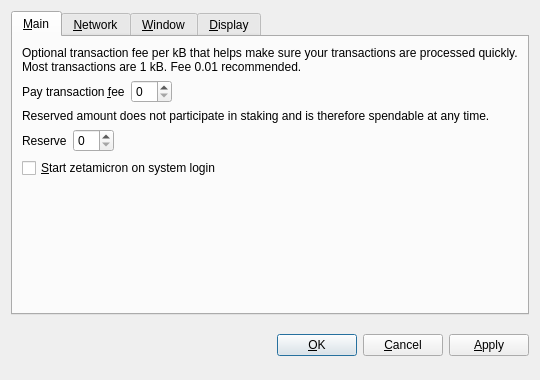
<?xml version="1.0" encoding="UTF-8"?>
<ui version="4.0">
 <class>OptionsDialog</class>
 <widget class="QDialog" name="OptionsDialog">
  <property name="geometry">
   <rect>
    <x>0</x>
    <y>0</y>
    <width>540</width>
    <height>380</height>
   </rect>
  </property>
  <property name="windowTitle">
   <string>Options</string>
  </property>
  <property name="modal">
   <bool>true</bool>
  </property>
  <layout class="QVBoxLayout" name="verticalLayout">
   <item>
    <widget class="QTabWidget" name="tabWidget">
     <property name="tabPosition">
      <enum>QTabWidget::North</enum>
     </property>
     <property name="currentIndex">
      <number>0</number>
     </property>
     <widget class="QWidget" name="tabMain">
      <attribute name="title">
       <string>&amp;Main</string>
      </attribute>
      <layout class="QVBoxLayout" name="verticalLayout_Main">
       <item>
        <widget class="QLabel" name="transactionFeeInfoLabel">
         <property name="text">
          <string>Optional transaction fee per kB that helps make sure your transactions are processed quickly. Most transactions are 1 kB. Fee 0.01 recommended.</string>
         </property>
         <property name="textFormat">
          <enum>Qt::PlainText</enum>
         </property>
         <property name="wordWrap">
          <bool>true</bool>
         </property>
        </widget>
       </item>
       <item>
        <layout class="QHBoxLayout" name="horizontalLayoutFee">
         <item>
          <widget class="QLabel" name="transactionFeeLabel">
           <property name="text">
            <string>Pay transaction &amp;fee</string>
           </property>
           <property name="textFormat">
            <enum>Qt::PlainText</enum>
           </property>
           <property name="buddy">
            <cstring>transactionFee</cstring>
           </property>
          </widget>
         </item>
         <item>
          <widget class="BitcoinAmountField" name="transactionFee"/>
         </item>
         <item>
          <spacer name="horizontalSpacerFee">
           <property name="orientation">
            <enum>Qt::Horizontal</enum>
           </property>
           <property name="sizeHint" stdset="0">
            <size>
             <width>40</width>
             <height>20</height>
            </size>
           </property>
          </spacer>
         </item>
        </layout>
       </item>
       <item>
        <widget class="QLabel" name="reserveBalanceInfoLabel">
         <property name="text">
          <string>Reserved amount does not participate in staking and is therefore spendable at any time.</string>
         </property>
         <property name="textFormat">
          <enum>Qt::PlainText</enum>
         </property>
         <property name="wordWrap">
          <bool>true</bool>
         </property>
        </widget>
       </item>
       <item>
        <layout class="QHBoxLayout" name="horizontalLayoutReserveBalance">
         <item>
          <widget class="QLabel" name="reserveBalanceLabel">
           <property name="text">
            <string>Reserve</string>
           </property>
           <property name="textFormat">
            <enum>Qt::PlainText</enum>
           </property>
           <property name="buddy">
            <cstring>reserveBalance</cstring>
           </property>
          </widget>
         </item>
         <item>
          <widget class="BitcoinAmountField" name="reserveBalance"/>
         </item>
         <item>
          <spacer name="horizontalSpacerReserveBalance">
           <property name="orientation">
            <enum>Qt::Horizontal</enum>
           </property>
           <property name="sizeHint" stdset="0">
            <size>
             <width>40</width>
             <height>20</height>
            </size>
           </property>
          </spacer>
         </item>
        </layout>
       </item>
       <item>
        <widget class="QCheckBox" name="bitcoinAtStartup">
         <property name="toolTip">
          <string>Automatically start zetamicron after logging in to the system.</string>
         </property>
         <property name="text">
          <string>&amp;Start zetamicron on system login</string>
         </property>
        </widget>
       </item>
       <item>
        <spacer name="verticalSpacer_Main">
         <property name="orientation">
          <enum>Qt::Vertical</enum>
         </property>
         <property name="sizeHint" stdset="0">
          <size>
           <width>20</width>
           <height>40</height>
          </size>
         </property>
        </spacer>
       </item>
      </layout>
     </widget>
     <widget class="QWidget" name="tabNetwork">
      <attribute name="title">
       <string>&amp;Network</string>
      </attribute>
      <layout class="QVBoxLayout" name="verticalLayout_Network">
       <item>
        <widget class="QCheckBox" name="mapPortUpnp">
         <property name="toolTip">
          <string>Automatically open the zetamicron client port on the router. This only works when your router supports UPnP and it is enabled.</string>
         </property>
         <property name="text">
          <string>Map port using &amp;UPnP</string>
         </property>
        </widget>
       </item>
       <item>
        <widget class="QCheckBox" name="connectSocks">
         <property name="toolTip">
          <string>Connect to the zetamicron network through a SOCKS proxy (e.g. when connecting through Tor).</string>
         </property>
         <property name="text">
          <string>&amp;Connect through SOCKS proxy:</string>
         </property>
        </widget>
       </item>
       <item>
        <layout class="QHBoxLayout" name="horizontalLayout_Network">
         <item>
          <widget class="QLabel" name="proxyIpLabel">
           <property name="text">
            <string>Proxy &amp;IP:</string>
           </property>
           <property name="textFormat">
            <enum>Qt::PlainText</enum>
           </property>
           <property name="buddy">
            <cstring>proxyIp</cstring>
           </property>
          </widget>
         </item>
         <item>
          <widget class="QValidatedLineEdit" name="proxyIp">
           <property name="maximumSize">
            <size>
             <width>140</width>
             <height>16777215</height>
            </size>
           </property>
           <property name="toolTip">
            <string>IP address of the proxy (e.g. 127.0.0.1)</string>
           </property>
          </widget>
         </item>
         <item>
          <widget class="QLabel" name="proxyPortLabel">
           <property name="text">
            <string>&amp;Port:</string>
           </property>
           <property name="textFormat">
            <enum>Qt::PlainText</enum>
           </property>
           <property name="buddy">
            <cstring>proxyPort</cstring>
           </property>
          </widget>
         </item>
         <item>
          <widget class="QLineEdit" name="proxyPort">
           <property name="maximumSize">
            <size>
             <width>55</width>
             <height>16777215</height>
            </size>
           </property>
           <property name="toolTip">
            <string>Port of the proxy (e.g. 9050)</string>
           </property>
          </widget>
         </item>
         <item>
          <widget class="QLabel" name="socksVersionLabel">
           <property name="text">
            <string>SOCKS &amp;Version:</string>
           </property>
           <property name="textFormat">
            <enum>Qt::PlainText</enum>
           </property>
           <property name="buddy">
            <cstring>socksVersion</cstring>
           </property>
          </widget>
         </item>
         <item>
          <widget class="QValueComboBox" name="socksVersion">
           <property name="toolTip">
            <string>SOCKS version of the proxy (e.g. 5)</string>
           </property>
          </widget>
         </item>
         <item>
          <spacer name="horizontalSpacer_Network">
           <property name="orientation">
            <enum>Qt::Horizontal</enum>
           </property>
           <property name="sizeHint" stdset="0">
            <size>
             <width>40</width>
             <height>20</height>
            </size>
           </property>
          </spacer>
         </item>
        </layout>
       </item>
       <item>
        <spacer name="verticalSpacer_Network">
         <property name="orientation">
          <enum>Qt::Vertical</enum>
         </property>
         <property name="sizeHint" stdset="0">
          <size>
           <width>20</width>
           <height>40</height>
          </size>
         </property>
        </spacer>
       </item>
      </layout>
     </widget>
     <widget class="QWidget" name="tabWindow">
      <attribute name="title">
       <string>&amp;Window</string>
      </attribute>
      <layout class="QVBoxLayout" name="verticalLayout_Window">
       <item>
        <widget class="QCheckBox" name="minimizeToTray">
         <property name="toolTip">
          <string>Show only a tray icon after minimizing the window.</string>
         </property>
         <property name="text">
          <string>&amp;Minimize to the tray instead of the taskbar</string>
         </property>
        </widget>
       </item>
       <item>
        <widget class="QCheckBox" name="minimizeOnClose">
         <property name="toolTip">
          <string>Minimize instead of exit the application when the window is closed. When this option is enabled, the application will be closed only after selecting Quit in the menu.</string>
         </property>
         <property name="text">
          <string>M&amp;inimize on close</string>
         </property>
        </widget>
       </item>
       <item>
        <spacer name="verticalSpacer_Window">
         <property name="orientation">
          <enum>Qt::Vertical</enum>
         </property>
         <property name="sizeHint" stdset="0">
          <size>
           <width>20</width>
           <height>40</height>
          </size>
         </property>
        </spacer>
       </item>
      </layout>
     </widget>
     <widget class="QWidget" name="tabDisplay">
      <attribute name="title">
       <string>&amp;Display</string>
      </attribute>
      <layout class="QVBoxLayout" name="verticalLayout_Display">
       <item>
        <layout class="QHBoxLayout" name="horizontalLayout_1_Display">
         <item>
          <widget class="QLabel" name="langLabel">
           <property name="text">
            <string>User Interface &amp;language:</string>
           </property>
           <property name="textFormat">
            <enum>Qt::PlainText</enum>
           </property>
           <property name="buddy">
            <cstring>lang</cstring>
           </property>
          </widget>
         </item>
         <item>
          <widget class="QValueComboBox" name="lang">
           <property name="toolTip">
            <string>The user interface language can be set here. This setting will take effect after restarting zetamicron.</string>
           </property>
          </widget>
         </item>
        </layout>
       </item>
       <item>
        <layout class="QHBoxLayout" name="horizontalLayout_2_Display">
         <item>
          <widget class="QLabel" name="unitLabel">
           <property name="text">
            <string>&amp;Unit to show amounts in:</string>
           </property>
           <property name="textFormat">
            <enum>Qt::PlainText</enum>
           </property>
           <property name="buddy">
            <cstring>unit</cstring>
           </property>
          </widget>
         </item>
         <item>
          <widget class="QValueComboBox" name="unit">
           <property name="toolTip">
            <string>Choose the default subdivision unit to show in the interface and when sending coins.</string>
           </property>
          </widget>
         </item>
        </layout>
       </item>
       <item>
        <widget class="QCheckBox" name="displayAddresses">
         <property name="toolTip">
          <string>Whether to show zetamicron addresses in the transaction list or not.</string>
         </property>
         <property name="text">
          <string>&amp;Display addresses in transaction list</string>
         </property>
        </widget>
       </item>
       <item>
        <widget class="QCheckBox" name="coinControlFeatures">
         <property name="toolTip">
          <string>Whether to show coin control features or not.</string>
         </property>
         <property name="text">
          <string>Display coin &amp;control features (experts only!)</string>
         </property>
        </widget>
       </item>
       <item>
        <spacer name="verticalSpacer_Display">
         <property name="orientation">
          <enum>Qt::Vertical</enum>
         </property>
         <property name="sizeHint" stdset="0">
          <size>
           <width>20</width>
           <height>40</height>
          </size>
         </property>
        </spacer>
       </item>
      </layout>
     </widget>
    </widget>
   </item>
   <item>
    <layout class="QHBoxLayout" name="horizontalLayout_Buttons">
     <item>
      <spacer name="horizontalSpacer_1">
       <property name="orientation">
        <enum>Qt::Horizontal</enum>
       </property>
       <property name="sizeHint" stdset="0">
        <size>
         <width>40</width>
         <height>48</height>
        </size>
       </property>
      </spacer>
     </item>
     <item>
      <widget class="QLabel" name="statusLabel">
       <property name="font">
        <font>
         <weight>75</weight>
         <bold>true</bold>
        </font>
       </property>
       <property name="text">
        <string/>
       </property>
       <property name="textFormat">
        <enum>Qt::PlainText</enum>
       </property>
       <property name="wordWrap">
        <bool>true</bool>
       </property>
      </widget>
     </item>
     <item>
      <spacer name="horizontalSpacer_2">
       <property name="orientation">
        <enum>Qt::Horizontal</enum>
       </property>
       <property name="sizeHint" stdset="0">
        <size>
         <width>40</width>
         <height>48</height>
        </size>
       </property>
      </spacer>
     </item>
     <item>
      <widget class="QPushButton" name="okButton">
       <property name="text">
        <string>&amp;OK</string>
       </property>
      </widget>
     </item>
     <item>
      <widget class="QPushButton" name="cancelButton">
       <property name="text">
        <string>&amp;Cancel</string>
       </property>
       <property name="autoDefault">
        <bool>false</bool>
       </property>
      </widget>
     </item>
     <item>
      <widget class="QPushButton" name="applyButton">
       <property name="text">
        <string>&amp;Apply</string>
       </property>
       <property name="autoDefault">
        <bool>false</bool>
       </property>
      </widget>
     </item>
    </layout>
   </item>
  </layout>
 </widget>
 <customwidgets>
  <customwidget>
   <class>BitcoinAmountField</class>
   <extends>QSpinBox</extends>
   <header>bitcoinamountfield.h</header>
  </customwidget>
  <customwidget>
   <class>QValueComboBox</class>
   <extends>QComboBox</extends>
   <header>qvaluecombobox.h</header>
  </customwidget>
  <customwidget>
   <class>QValidatedLineEdit</class>
   <extends>QLineEdit</extends>
   <header>qvalidatedlineedit.h</header>
  </customwidget>
 </customwidgets>
 <resources/>
 <connections/>
</ui>
